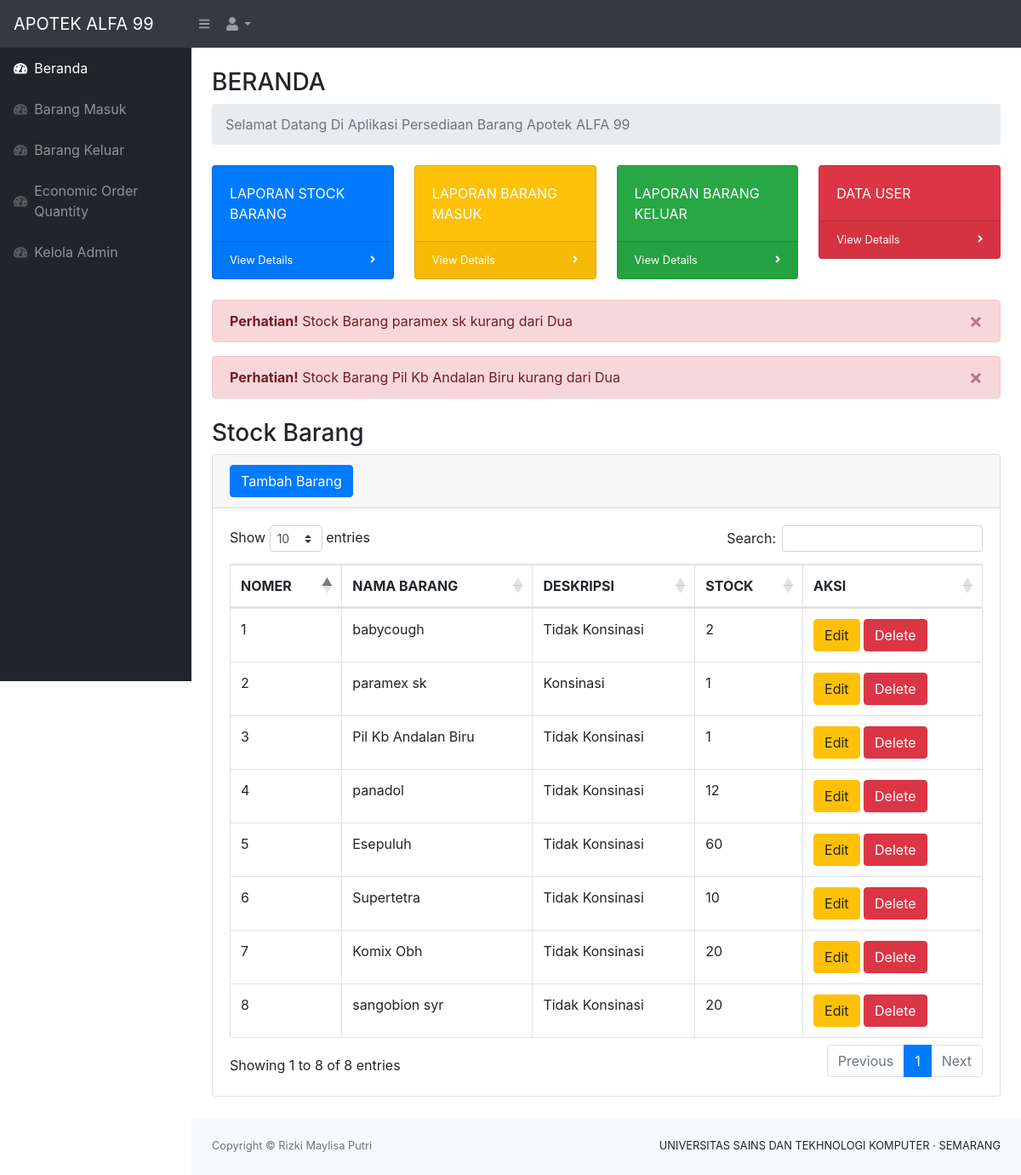
Screenshot of /manajer/index.php with the database file from the repository.
### tables this page shows
CREATE TABLE `stock` (
  `idbarang` int(11) NOT NULL,
  `namabarang` varchar(50) NOT NULL,
  `deskripsi` varchar(50) NOT NULL,
  `stock` int(11) NOT NULL
);

### manajer/index.php (the view, shortened to what this page needs)
<?php
require 'function.php';
?>
<!DOCTYPE html>
<html lang="en">
    <head>
        <link href="css/styles.css" rel="stylesheet" />
        <link href="https://cdn.datatables.net/1.10.20/css/dataTables.bootstrap4.min.css" rel="stylesheet" />
    </head>
    <body class="sb-nav-fixed">
        <nav class="sb-topnav navbar navbar-expand navbar-dark bg-dark">
            <a class="navbar-brand" href="index.php">APOTEK ALFA 99</a>
            <button class="btn btn-link btn-sm order-1 order-lg-0" id="sidebarToggle" href="#"><i class="fas fa-bars"></i></button>
            <ul class="navbar-nav ml-auto ml-md-0">
                <li class="nav-item dropdown">
                    <a class="nav-link dropdown-toggle" id="userDropdown" href="#" role="button" data-toggle="dropdown" aria-haspopup="true" aria-expanded="false"><i class="fas fa-user fa-fw"></i></a>
                </li>
            </ul>
        </nav>
        <div id="layoutSidenav">
            <div id="layoutSidenav_nav">
                <nav class="sb-sidenav accordion sb-sidenav-dark" id="sidenavAccordion">
                    <div class="sb-sidenav-menu">
                        <div class="nav">
                            <a class="nav-link" href="index.php">
                                <div class="sb-nav-link-icon"><i class="fas fa-tachometer-alt"></i></div>
                                Beranda
                            </a>
                            <a class="nav-link" href="masuk.php">
                                <div class="sb-nav-link-icon"><i class="fas fa-tachometer-alt"></i></div>
                                Barang Masuk
                            </a>
                            <a class="nav-link" href="keluar.php">
                                <div class="sb-nav-link-icon"><i class="fas fa-tachometer-alt"></i></div>
                                Barang Keluar
                            </a>
                            <a class="nav-link" href="eoq.php">
                                <div class="sb-nav-link-icon"><i class="fas fa-tachometer-alt"></i></div>
                                Economic Order Quantity
                            </a>
                            <a class="nav-link" href="admin.php">
                                <div class="sb-nav-link-icon"><i class="fas fa-tachometer-alt"></i></div>
                                Kelola Admin
                            </a>
                        </div>
                    </div>
                </nav>
            </div>
            <div id="layoutSidenav_content">
                <main>
                    <div class="container-fluid">
                        <h3 class="mt-4">BERANDA</h3>
                        <ol class="breadcrumb mb-4">
                            <li class="breadcrumb-item active">Selamat Datang Di Aplikasi Persediaan Barang Apotek ALFA 99</li>
                        </ol>
                        <div class="row">
                            <div class="col-xl-3 col-md-6">
                                <div class="card bg-primary text-white mb-4">
                                    <div class="card-body">LAPORAN STOCK BARANG</div>
                                    <div class="card-footer d-flex align-items-center justify-content-between">
                                        <a class="small text-white stretched-link" href="export.php">View Details</a>
                                        <div class="small text-white"><i class="fas fa-angle-right"></i></div>
                                    </div>
                                </div>
                            </div>
                            <div class="col-xl-3 col-md-6">
                                <div class="card bg-warning text-white mb-4">
                                    <div class="card-body">LAPORAN BARANG MASUK</div>
                                    <div class="card-footer d-flex align-items-center justify-content-between">
                                        <a class="small text-white stretched-link" href="exportmasuk.php">View Details</a>
                                        <div class="small text-white"><i class="fas fa-angle-right"></i></div>
                                    </div>
                                </div>
                            </div>
                            <div class="col-xl-3 col-md-6">
                                <div class="card bg-success text-white mb-4">
                                    <div class="card-body">LAPORAN BARANG KELUAR</div>
                                    <div class="card-footer d-flex align-items-center justify-content-between">
                                        <a class="small text-white stretched-link" href="exportkeluar.php">View Details</a>
                                        <div class="small text-white"><i class="fas fa-angle-right"></i></div>
                                    </div>
                                </div>
                            </div>
                            <div class="col-xl-3 col-md-6">
                                <div class="card bg-danger text-white mb-4">
                                    <div class="card-body">DATA USER</div>
                                    <div class="card-footer d-flex align-items-center justify-content-between">
                                        <a class="small text-white stretched-link" href="#">View Details</a>
                                        <div class="small text-white"><i class="fas fa-angle-right"></i></div>
                                    </div>
                                </div>
                            </div>
                        </div>
                        <?php
                        $ambildatastock = mysqli_query($conn,"select * from stock where stock <2");
                        while ($fetch=mysqli_fetch_array($ambildatastock)){
                            $barang = $fetch['namabarang'];
                        ?>
                        <div class="alert alert-danger alert-dismissible">
    <button type="button" class="close" data-dismiss="alert">&times;</button>
    <strong>Perhatian!</strong> Stock Barang <?=$barang;?> kurang dari Dua
  </div>
<?php
                        }
?>
                        <h3 class="mt-4">Stock Barang</h3>
                        <div class="card mb-4">
                            <div class="card-header">
<button type="button" class="btn btn-primary" data-toggle="modal" data-target="#myModal">
  Tambah Barang
</button>
</div>
                            <div class="card-body">
                                <div class="table-responsive">
                                    <table class="table table-bordered" id="dataTable" width="100%" cellspacing="0">
                                        <thead>
                                            <tr>
                                                <th>NOMER</th>
                                                <th>NAMA BARANG</th>
                                                <th>DESKRIPSI</th>
                                                <th>STOCK</th>
                                                <th>AKSI</th>
                                            </tr>
                                        </thead>
                                        <tbody>
                                            <?php
                                            $ambilsemuadatastock = mysqli_query($conn,"Select * from stock");
                                            $i = 1;
                                            while ($data=mysqli_fetch_array($ambilsemuadatastock)){
                                                    $namabarang = $data['namabarang'];
                                                    $deskripsi = $data['deskripsi'];
                                                    $stock = $data['stock'];
                                                    $idb = $data['idbarang'];
                                            ?>
                                            <tr>
                                                <td><?=$i++;?></td>
                                                <td><?=$namabarang;?></td>
                                                <td><?=$deskripsi;?></td>
                                                <td><?=$stock;?></td>
                                                <td>
<button type="button" class="btn btn-warning" data-toggle="modal" data-target="#edit<?=$idb;?>">
  Edit
</button>
<button type="button" class="btn btn-danger" data-toggle="modal" data-target="#delete<?=$idb;?>">
  Delete
</button>
                                                 </td>
                                            </tr>
 <div class="modal fade" id="delete<?=$idb;?>">
                                        <div class="modal-dialog">
                                            <?php
                                            };
                                            ?>
                                        </tbody>
                                    </table>
                                </div>
                            </div>
                        </div>
                    </div>
                </main>
                <footer class="py-4 bg-light mt-auto">
                    <div class="container-fluid">
                        <div class="d-flex align-items-center justify-content-between small">
                            <div class="text-muted">Copyright &copy; Rizki Maylisa Putri</div>
                            <div>
                                <a>UNIVERSITAS SAINS DAN TEKHNOLOGI KOMPUTER</a>
                                &middot;
                                <a>SEMARANG</a>
                            </div>
                        </div>
                    </div>
                </footer>
            </div>
        </div>
    </body>
</html>

### rows the page displays
stock: namabarang "paramex sk", deskripsi "Konsinasi", stock "1"
stock: namabarang "Pil Kb Andalan Biru", deskripsi "Tidak Konsinasi", stock "1"
stock: namabarang "babycough", deskripsi "Tidak Konsinasi", stock "2"
stock: namabarang "panadol", deskripsi "Tidak Konsinasi", stock "12"
stock: namabarang "Esepuluh", deskripsi "Tidak Konsinasi", stock "60"
stock: namabarang "Supertetra", deskripsi "Tidak Konsinasi", stock "10"
stock: namabarang "Komix Obh", deskripsi "Tidak Konsinasi", stock "20"
stock: namabarang "sangobion syr", deskripsi "Tidak Konsinasi", stock "20"
